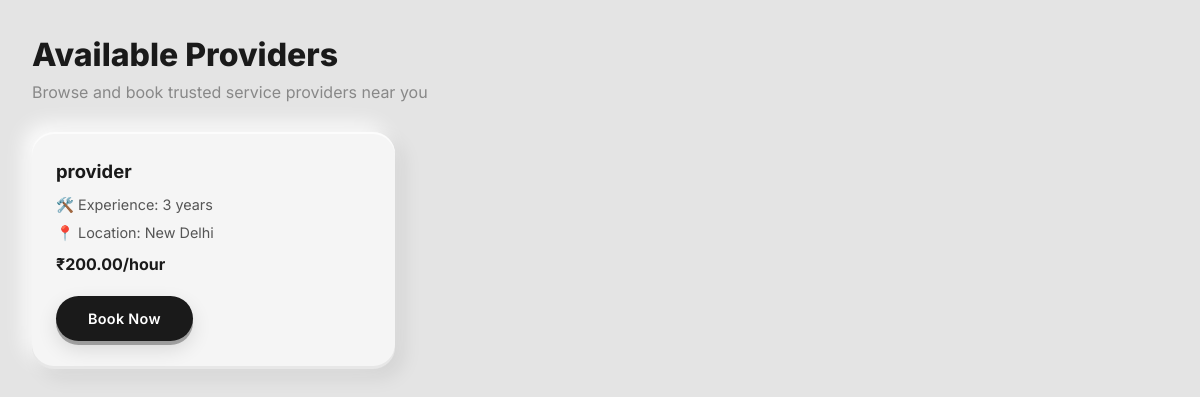
The app's page /providers/3/ with its own data.
### services/models.py (models this page shows)
class ProviderProfile(models.Model):
    user = models.OneToOneField(
        settings.AUTH_USER_MODEL,
        on_delete=models.CASCADE
    )
    category = models.ForeignKey(Category, on_delete=models.SET_NULL, null=True, related_name='providers')
    experience = models.IntegerField()
    location = models.CharField(max_length=200)
    hourly_rate = models.DecimalField(max_digits=8, decimal_places=2)
    is_verified = models.BooleanField(default=False)

### accounts/models.py (models this page shows)
class User(AbstractUser):
    ROLE_CHOICES = (
        ('customer','Customer'),
        ('provider','Provider')
    )
    role = models.CharField(max_length=20, choices=ROLE_CHOICES)
    phone = models.CharField(max_length=15)

### services/views.py (the view)
# urls.py: path('providers/<int:category_id>/', providers_by_category, name='providers_by_category'),
def providers_by_category(request, category_id):
    providers = ProviderProfile.objects.filter(category_id=category_id)
    return render(request, 'providers.html', {'providers': providers})

### templates/providers.html (shortened to what this page needs)
{% extends 'base.html' %}
{% block content %}
<h2 style="font-weight: 800; margin-bottom: 6px;">Available Providers</h2>
<p style="color: var(--muted); margin-bottom: 28px;">Browse and book trusted service providers near you</p>
<div class="row">
    {% for provider in providers %}
    <div class="col-md-4 mb-4">
        <div class="clay-provider-card">
            <h5>{{ provider.user.username }}</h5>
            <p>🛠️ Experience: {{ provider.experience }} years</p>
            <p>📍 Location: {{ provider.location }}</p>
            <p class="rate">₹{{ provider.hourly_rate }}/hour</p>
            <a href="{% url 'book_provider' provider.id %}" class="btn-book-now">Book Now</a>
        </div>
    </div>
    {% empty %}
    <div class="col-12">
        <div class="clay-provider-card text-center" style="padding: 48px;">
            <p style="font-size: 1.1rem; color: var(--muted);">No providers available at the moment.</p>
        </div>
    </div>
    {% endfor %}
</div>
{% endblock %}

### templates/base.html (style rules this page uses)
:root { --bg: #e4e4e4; --surface: #ffffff; --dark: #1a1a1a; --dark2: #2e2e2e; --mid: #555555; --muted: #888888; --border: #d0d0d0; --sidebar-w: 248px; --clay-shadow: 0 2px 0 rgba(0, 0, 0, 0.06), 0 8px 20px rgba(0, 0, 0, 0.08), 0 24px 48px rgba(0, 0, 0, 0.05), inset 0 -3px 0 rgba(0, 0, 0, 0.08), inset 0 1px 0 rgba(255, 255, 255, 0.85); --clay-shadow-dark: 0 2px 0 rgba(0, 0, 0, 0.3), 0 8px 24px rgba(0, 0, 0, 0.25), inset 0 -3px 0 rgba(0, 0, 0, 0.3), inset 0 1px 0 rgba(255, 255, 255, 0.08); --clay-radius: 22px; --clay-radius-sm: 14px; }
* { box-sizing: border-box; }
body { font-family: 'Inter', sans-serif; background-color: var(--bg); margin: 0; color: var(--dark); }

### templates/providers.html (style rules this page uses)
.clay-provider-card { background: #f5f5f5; border: none; border-radius: var(--clay-radius); box-shadow: 8px 8px 20px rgba(0, 0, 0, 0.08), -8px -8px 20px rgba(255, 255, 255, 0.9), inset 0 -3px 0 rgba(0, 0, 0, 0.06), inset 0 2px 0 rgba(255, 255, 255, 0.7); padding: 28px 24px; transition: transform 0.2s ease, box-shadow 0.2s ease; }
.clay-provider-card h5 { font-weight: 700; font-size: 1.15rem; margin-bottom: 12px; color: var(--dark); }
.clay-provider-card p { color: var(--mid); font-size: 0.9rem; margin-bottom: 6px; }
.clay-provider-card .rate { font-weight: 700; color: var(--dark); font-size: 1rem; margin-top: 8px; }
.btn-book-now { display: inline-block; background: var(--dark); color: #ffffff; border: none; border-radius: 50px; padding: 12px 32px; font-family: 'Inter', sans-serif; font-size: 0.9rem; font-weight: 600; letter-spacing: 0.3px; text-decoration: none; cursor: pointer; margin-top: 14px; box-shadow: 0 4px 0 rgba(0, 0, 0, 0.3), 0 8px 20px rgba(0, 0, 0, 0.12); transition: all 0.15s ease; }

### records on screen
ProviderProfile: user.username "provider", experience "3", location "New Delhi", hourly_rate "200.00"
